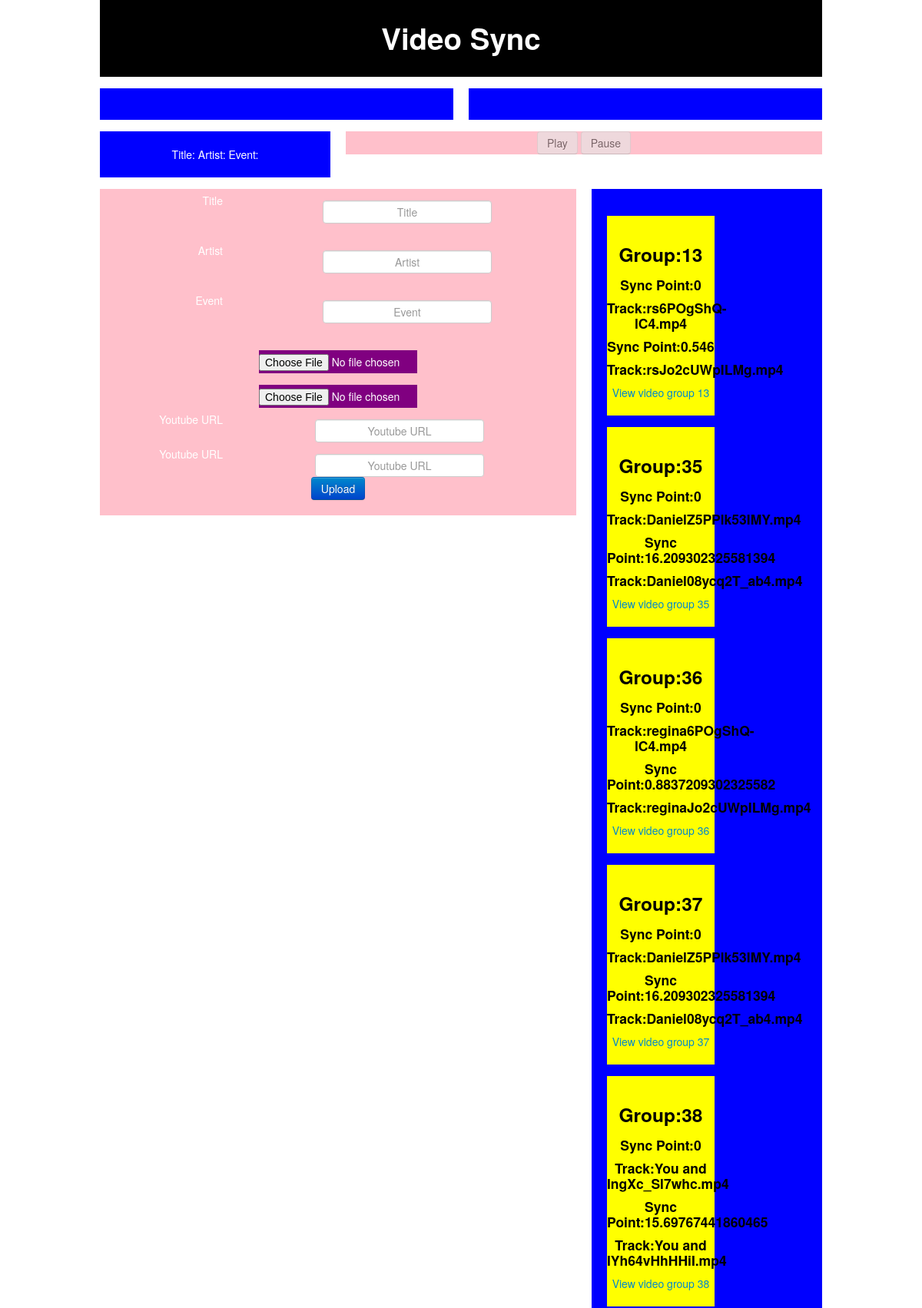
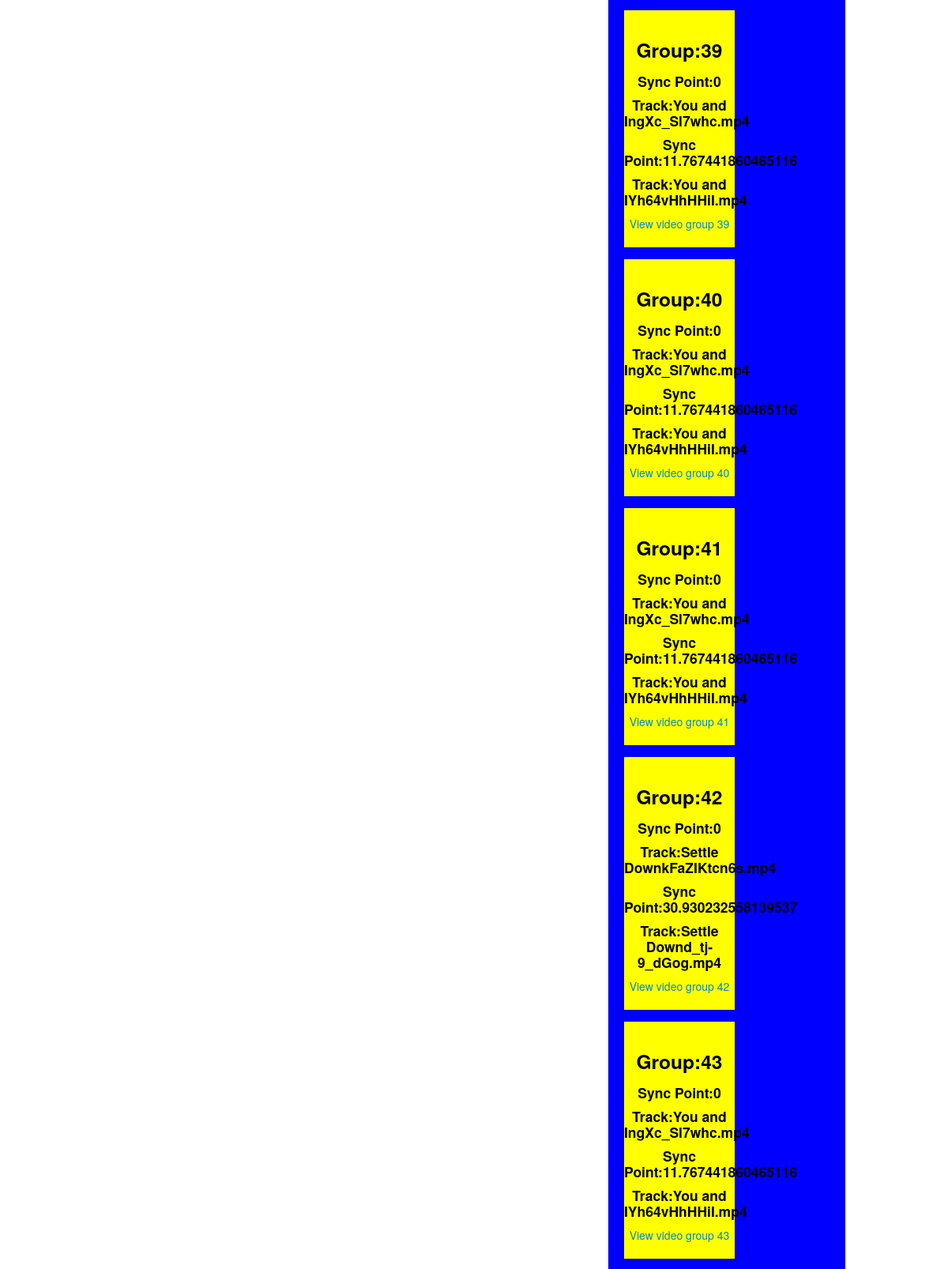
/watch?group_id=13 (upper part), run on the app's committed database (2 pictures, top to bottom).
### model.py (models this page shows)
class Analysis(Base):
    __tablename__ = "analyses"
    id = Column(Integer, primary_key=True)
    group_id = Column(Integer, ForeignKey('groups.id'), nullable=False)
    track_id = Column(Integer, ForeignKey('tracks.id'), nullable=False)
    sync_point = Column(Integer, nullable=False)  # num milliseconds?
    analyses_group = relationship("Group", backref=backref("analysis_group"), order_by=id)
    analysis_track = relationship("Track", backref=backref("analysis_track"))  # uselist=False

class Track(Base):
    __tablename__ = "tracks"
    id = Column(Integer, primary_key=True)
    filename = Column(String(64), nullable=False)
    title = Column(String(64), nullable=True)
    artist = Column(String(64), nullable=True)
    event = Column(String(64), nullable=True)
    bytes = Column(Integer, nullable=True)
    length = Column(Integer, nullable=True)
    date_uploaded = Column(DateTime, nullable=True)
    path = Column(String(128), nullable=True)
    filename_webm = Column(String(64), nullable=True)
    youtube_url = Column(String(256), nullable=True)
    thumbnail_url = Column(String(64), nullable=True)

class Group(Base):
    __tablename__ = "groups"
    id = Column(Integer, primary_key=True)
    timestamp = Column(DateTime, nullable=True)

### app.py (the view, shortened to what this page needs)
@app.route('/watch', methods=['GET', 'POST'])
def watch():
    group_id = request.args.get("group_id")
    video_group = model.session.query(model.Group).get(group_id)
    groups = model.session.query(model.Group).all()
    return render_template("watch.html", video_group=video_group, groups=groups)

### templates/watch.html (shortened to what this page needs)
<!DOCTYPE html>
<html lang="en">
<head>
    <link rel="stylesheet" href="/static/css/bootstrap.css" type="text/css">
</head>
<body>
	<div class="container">
		<div class="row">
			<div class="span12">
				<h1>Video Sync</h1>
			</div>
		</div>
		<div class="row">
            {% for video in video_group.analysis_group %}
				<div id="data-{{loop.index}}" class="span6" data-source="{{video.analysis_track.youtube_url}}" data-sync="{{video.sync_point}}" data-status="notPlaying">
		        </div>
            {% endfor %}
		</div>
		<div class="row">
			<div class="span4">
				Title: {{video_group.analysis_group[0].title}}
				Artist: {{video_group.analysis_group[0].artist}}
				Event: {{video_group.analysis_group[0].event}}
			</div>
			<div class="span8">
				<button id="playAll" class="btn" disabled>Play</button>
        		<button id="pauseAll" class="btn" disabled>Pause</button>
			</div>
		</div>
		<div class="row">
			<div class="span8">
				<form class="form-horizontal" method="post">
					<div class="control-group">
						<label class="control-label" for="title">Title</label>
						<div class="controls">
							<input type="text" class="span3" name="title" placeholder="Title"/><br/>
						</div>
					</div>
					<div class="control-group">
				        <label class="control-label" for="artist">Artist</label>
						<div class="controls">
				        	<input type="text" class="span3" name="artist" placeholder="Artist"/><br/>
						</div>
					</div>
					<div class="control-group">
				        <label class="control-label" for="event">Event</label>
						<div class="controls">
				        	<input type="text" class="span3" name="event" placeholder="Event"/><br/>
						</div>
					</div>
				        <input type="file" class="span3" name="file1"><br/>
				        <input type="file" class="span3" name="file2"><br/>
				        <label class="control-label" for="url1">Youtube URL</label>
				        <input type="text" class="span3" name="url1" placeholder="Youtube URL"><br/>
				        <label class="control-label" for="url2">Youtube URL</label>
				        <input type="text" class="span3" name="url2" placeholder="Youtube URL"><br/>
				        <button class="btn btn-primary" type="submit">Upload</button>
			    </form>
			</div>
			<div class="span4">
				{% for group in groups %}
					<div class="span2">
			            <h3>Group:{{group.id}}</h3>
			            {% for analysis in group.analysis_group %}
			                <h4>Sync Point:{{analysis.sync_point}}</h4>
			                <h4>Track:{{analysis.analysis_track.filename}}</h4>
			            {% endfor %}
			            <a href="/watch?group_id={{group.id}}">View video group {{group.id}}</a>
		         	</div>
		        {% endfor %}
		    </div>
		</div>
	</div>
</body>
</html>

### templates/watch.html (style rules this page uses)
.span12 { background: black; color: white; padding: 20px 0; text-align:center; }
.span6, .span4 { background: blue; color: white; padding: 20px 0; text-align:center; margin-top: 15px; }
.span3 { background: purple; color: white; padding: 0px 0; text-align:center; margin-top: 15px; }
.span8 { background: pink; color: white; padding: 0px 0; text-align:center; margin-top: 15px; }
.span5, .span7, .span2 { background: yellow; color: black; padding: 20px 0; text-align:center; margin-top: 15px; }

### data on the page
Analysis: sync_point "0", analysis_track.filename "rs6POgShQ-lC4.mp4"
Analysis: sync_point "0.546", analysis_track.filename "rsJo2cUWpILMg.mp4"
Group: id "13"
Group: id "35"
Analysis: sync_point "0", analysis_track.filename "DanielZ5PPlk53IMY.mp4"
Analysis: sync_point "16.209302325581394", analysis_track.filename "Daniel08ycq2T_ab4.mp4"
Group: id "36"
Analysis: sync_point "0", analysis_track.filename "regina6POgShQ-lC4.mp4"
Analysis: sync_point "0.8837209302325582", analysis_track.filename "reginaJo2cUWpILMg.mp4"
Group: id "37"
Analysis: sync_point "0", analysis_track.filename "DanielZ5PPlk53IMY.mp4"
Analysis: sync_point "16.209302325581394", analysis_track.filename "Daniel08ycq2T_ab4.mp4"
Group: id "38"
Analysis: sync_point "0", analysis_track.filename "You and IngXc_Sl7whc.mp4"
Analysis: sync_point "15.69767441860465", analysis_track.filename "You and IYh64vHhHHiI.mp4"
Group: id "39"
Analysis: sync_point "0", analysis_track.filename "You and IngXc_Sl7whc.mp4"
Analysis: sync_point "11.767441860465116", analysis_track.filename "You and IYh64vHhHHiI.mp4"
Group: id "40"
Analysis: sync_point "0", analysis_track.filename "You and IngXc_Sl7whc.mp4"
Analysis: sync_point "11.767441860465116", analysis_track.filename "You and IYh64vHhHHiI.mp4"
Group: id "41"
Analysis: sync_point "0", analysis_track.filename "You and IngXc_Sl7whc.mp4"
Analysis: sync_point "11.767441860465116", analysis_track.filename "You and IYh64vHhHHiI.mp4"
Group: id "42"
Analysis: sync_point "0", analysis_track.filename "Settle DownkFaZIKtcn6s.mp4"
Analysis: sync_point "30.930232558139537", analysis_track.filename "Settle Downd_tj-9_dGog.mp4"
Group: id "43"
Analysis: sync_point "0", analysis_track.filename "You and IngXc_Sl7whc.mp4"
Analysis: sync_point "11.767441860465116", analysis_track.filename "You and IYh64vHhHHiI.mp4"
